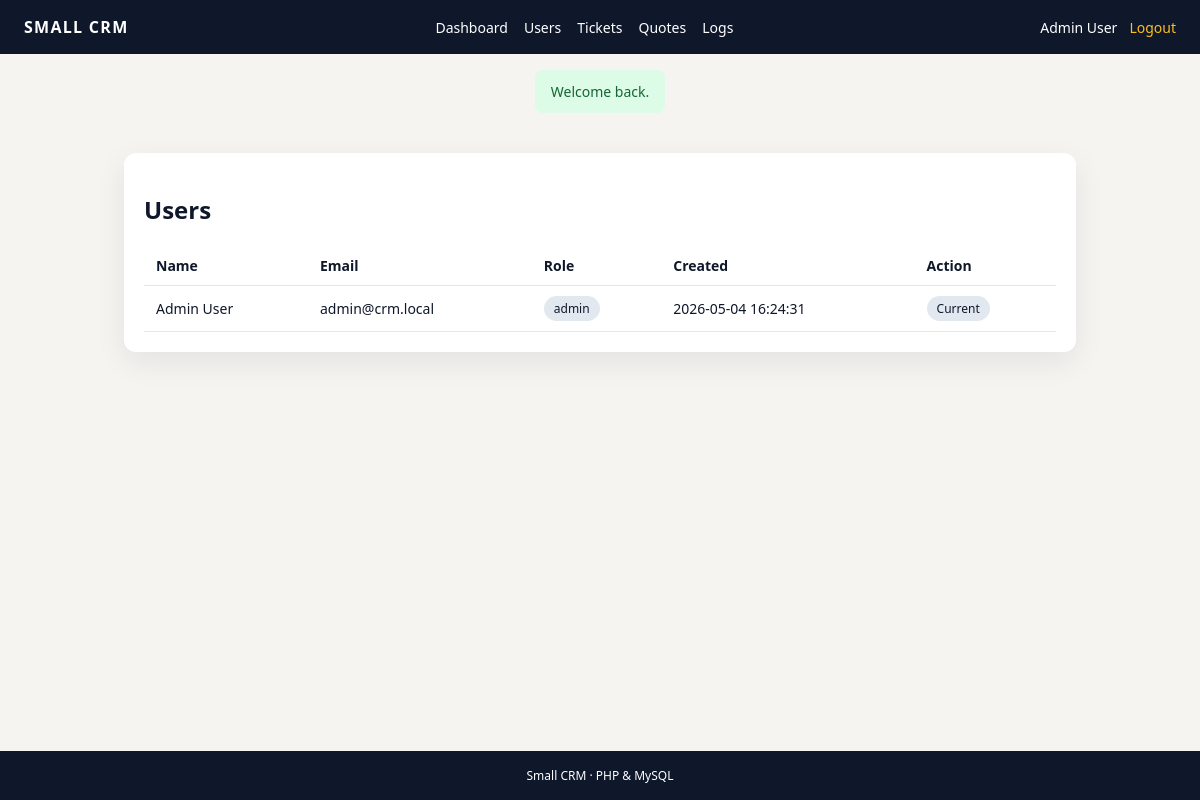
The page /admin/users.php (signed in) on the database its author committed.
### tables this page shows
CREATE TABLE users (
  id INT UNSIGNED AUTO_INCREMENT PRIMARY KEY,
  name VARCHAR(120) NOT NULL,
  email VARCHAR(190) NOT NULL UNIQUE,
  password_hash VARCHAR(255) NOT NULL,
  role ENUM('user','admin') NOT NULL DEFAULT 'user',
  created_at TIMESTAMP DEFAULT CURRENT_TIMESTAMP
);

### includes/db.php (called while the page is built, shortened)
<?php
function db(): PDO
{
    static $pdo = null;
    if ($pdo instanceof PDO) {
        return $pdo;
    }
    $dsn = sprintf(
        'mysql:host=%s;port=%s;dbname=%s;charset=utf8mb4',
        DB_HOST,
        DB_PORT,
        DB_NAME
    );
    $pdo = new PDO($dsn, DB_USER, DB_PASS, [
        PDO::ATTR_ERRMODE => PDO::ERRMODE_EXCEPTION,
        PDO::ATTR_DEFAULT_FETCH_MODE => PDO::FETCH_ASSOC
    ]);
    return $pdo;
}

### includes/functions.php (called while the page is built, shortened)
<?php
function e(string $value): string
{
    return htmlspecialchars($value, ENT_QUOTES, 'UTF-8');
}

### includes/auth.php (called while the page is built, shortened)
<?php
function current_user(): ?array
{
    return $_SESSION['user'] ?? null;
}

### public/admin/users.php (the view, shortened to what this page needs)
<?php
$admin = current_user();
$users = db()->query('SELECT id, name, email, role, created_at FROM users ORDER BY created_at DESC');
?>
<div class="card">
  <h2>Users</h2>
  <table class="table">
    <thead>
      <tr>
        <th>Name</th>
        <th>Email</th>
        <th>Role</th>
        <th>Created</th>
        <th>Action</th>
      </tr>
    </thead>
    <tbody>
      <?php foreach ($users as $row): ?>
        <tr>
          <td><?php echo e($row['name']); ?></td>
          <td><?php echo e($row['email']); ?></td>
          <td><span class="badge"><?php echo e($row['role']); ?></span></td>
          <td><?php echo e($row['created_at']); ?></td>
          <td>
            <?php if ((int) $row['id'] !== $admin['id']): ?>
              <form method="post" style="display:inline-block;">
                <input type="hidden" name="user_id" value="<?php echo e((string) $row['id']); ?>">
                <select name="role" onchange="this.form.submit()">
                  <option value="user" <?php echo $row['role'] === 'user' ? 'selected' : ''; ?>>User</option>
                  <option value="admin" <?php echo $row['role'] === 'admin' ? 'selected' : ''; ?>>Admin</option>
                </select>
              </form>
            <?php else: ?>
              <span class="badge">Current</span>
            <?php endif; ?>
          </td>
        </tr>
      <?php endforeach; ?>
    </tbody>
  </table>
</div>

### public/assets/css/style.css (style rules this page uses)
:root { color: #0f172a; background: #f6f4f1; }
* { box-sizing: border-box; }
body { margin: 0; font-family: "Segoe UI", Arial, sans-serif; background: #f6f4f1; color: #0f172a; }
.card { background: #ffffff; padding: 20px; border-radius: 12px; box-shadow: 0 10px 30px rgba(15, 23, 42, 0.08); margin-bottom: 20px; }
.table { width: 100%; border-collapse: collapse; font-size: 14px; }
.table th, .table td { padding: 10px 12px; text-align: left; border-bottom: 1px solid #e2e8f0; }
.badge { padding: 4px 10px; border-radius: 999px; font-size: 12px; display: inline-block; background: #e2e8f0; }

### rows shown on the page
users: name "Admin User", email "admin@crm.local", role "admin", created_at "2026-05-04 16:24:31", shows "Current"

### other values the page prints
APP_NAME "SMALL CRM"
$link[0] "Dashboard"
$link[0] "Users"
$link[0] "Tickets"
$link[0] "Quotes"
$link[0] "Logs"
$user['name'] "Admin User"
$flash['message'] "Welcome back."
